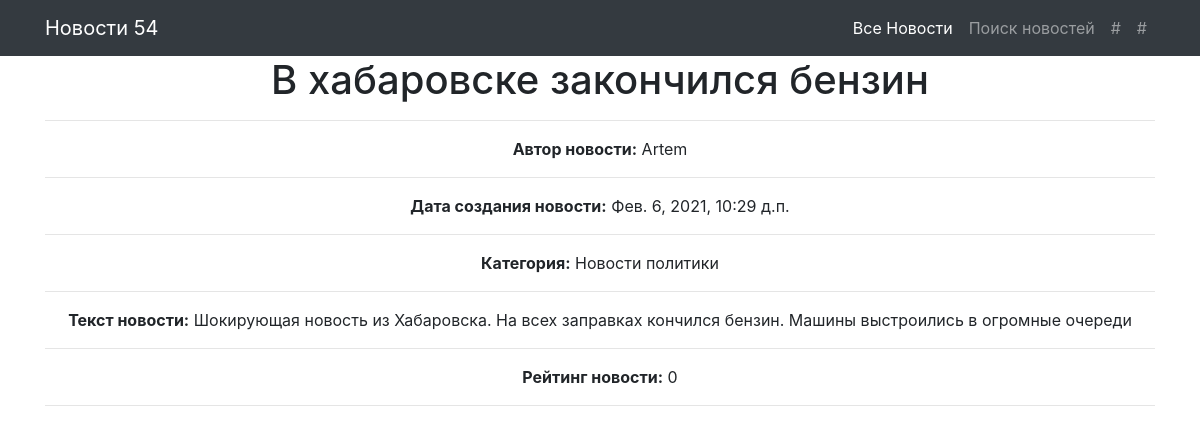
/news/5, run on the app's committed database.
### news/models.py (models this page shows, shortened)
class Post(models.Model):
    post_author = models.ForeignKey('accounts.Author', on_delete=models.CASCADE, verbose_name='Имя автора')
    post_choice = models.CharField(max_length=2, choices=TYPE_NEWS, default=article)
    post_datetime_create = models.DateTimeField(auto_now_add=True, verbose_name='Дата создания статьи')
    post_category = models.ManyToManyField(Category, through='PostCategory')
    post_title = models.CharField(max_length=60, unique=True, verbose_name='Название статьи')
    post_text = models.TextField()
    post_rating = models.IntegerField(default=0)

class Category(models.Model):
    category_title = models.CharField(max_length=60, unique=True)

### accounts/models.py (models this page shows, shortened)
class Author(models.Model):
    author = models.OneToOneField(User, on_delete=models.CASCADE)
    author_rating = models.IntegerField(default=0)

### news/views.py (the view)
# urls.py: path('<int:pk>', SoloPost.as_view()),
class SoloPost(DetailView):
    model = Post
    template_name = 'one_news.html'
    context_object_name = 'post'
    def get_context_data(self, **kwargs):
        context = super().get_context_data(**kwargs)
        context['post_category'] = Post.objects.all().values('post_category__category_title')
        return context

### news/templatetags/custom_filters.py (called while the page is built)
@register.filter(name='censor')
def censor(value):
    bad_words_list = ['бляд', 'хуй', 'пизд']
    for i in bad_words_list:
        if i.lower() in value.lower():
            value = value.lower().replace(i.lower(), '#$#%@%')
            break
    return str(value.capitalize())

### templates/one_news.html (shortened to what this page needs)
<!DOCTYPE html>
<html lang="en">
<head>
</head>
<body>
    {% extends 'default.html' %}
    {% load custom_filters %}
    {%  block content %}
    <h1> {{ post.post_title|censor }} </h1>
    <hr>
    <b>Автор новости:</b>  {{ post.post_author.author }}
    <hr>
    <b>Дата создания новости:</b>  {{ post.post_datetime_create }}
    <hr>
    <b>Категория:</b>
    {% for cat in post.post_category.all %}
    {{ cat.category_title }}
    {% endfor %}
    <hr>
    <b>Текст новости:</b>  {{ post.post_text }}
    <hr>
    <b>Рейтинг новости:</b>  {{ post.post_rating }}
    <hr>
    {% endblock content%}

### data on the page
Post: post_title|censor "В хабаровске закончился бензин", post_author.author "Artem", post_datetime_create "Фев. 6, 2021, 10:29 д.п.", post_text "Шокирующая новость из Хабаровска. На всех заправках кончился бензин. Машины выстроились в огромные очереди", post_rating "0"
Category: category_title "Новости политики"
